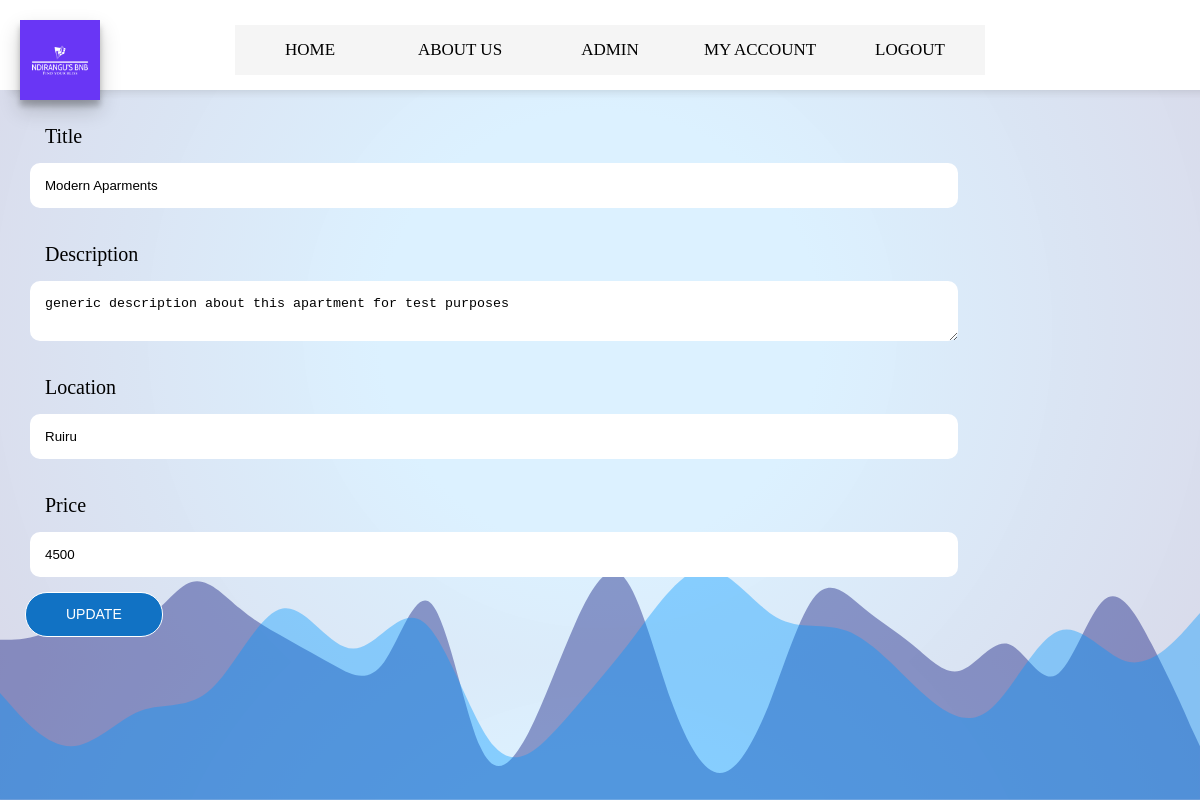
Page /admin/edit_apartment/1 (signed in) on the committed database.
### airbnb/admin.py (models this page shows, shortened)
class AdminPost(db.Model):
    id = db.Column(db.Integer, primary_key=True)
    title = db.Column(db.String(100), nullable=False)
    description = db.Column(db.Text, nullable=False)
    location = db.Column(db.String(255), nullable=False)
    price = db.Column(db.String(20), nullable=False)
    category = db.Column(db.String(50), nullable=False)
    picture_1 = db.Column(db.String(20), nullable=False, default='default.jpg')
    picture_2 = db.Column(db.String(20), nullable=False, default='default.jpg')
    picture_3 = db.Column(db.String(20), nullable=False, default='default.jpg')
    admin_id = db.Column(db.Integer, db.ForeignKey('admin.id'), nullable=False)

### airbnb/routes.py (the view)
@app.route('/admin/edit_apartment/<int:apartment_id>', methods=['GET', 'POST'])
@login_required
def edit_apartment(apartment_id):
    apartment = AdminPost.query.get_or_404(apartment_id)
    form = AdminPostForm()
    if form.validate_on_submit():
        apartment.title = form.title.data
        apartment.description = form.description.data
        apartment.location = form.location.data
        apartment.price = form.price.data
        db.session.commit()
        flash('Apartment has been updated successfully', 'success')
        return redirect(url_for('admin'))
    elif request.method == 'GET':
        form.title.data = apartment.title
        form.description.data = apartment.description
        form.location.data = apartment.location
        form.price.data = apartment.price
    return render_template('edit_apartment.html', title='Edit Apartment', form=form, apartment=apartment)

### airbnb/forms.py
class AdminPostForm(FlaskForm):
    title = StringField('Title', validators=[DataRequired(), Length(max=100)])
    description = TextAreaField('Description', validators=[DataRequired()])
    location = StringField('Location', validators=[DataRequired()])
    price = StringField('Price', validators=[DataRequired()])
    category = StringField('Category', validators=[DataRequired()],render_kw={'placeholder': 'Enter category, eg: studio, one_bedroom'})
    picture_1 = FileField('Upload Image 1', validators=[FileAllowed(['jpg', 'png'])])
    picture_2 = FileField('Upload Image 2', validators=[FileAllowed(['jpg', 'png'])])
    picture_3 = FileField('Upload Image 3', validators=[FileAllowed(['jpg', 'png'])])
    submit = SubmitField('Upload')

### airbnb/models.py (called while the page is built)
@login_manager.user_loader
def load_user(user_id):
    return User.query.get(int(user_id))

### airbnb/templates/edit_apartment.html (shortened to what this page needs)
{% extends 'base.html' %}
{% block content %}
  <h1>Edit Apartment</h1>
  <form method="POST">
    <div class="form-group">
      {{ form.title.label(class="form-control-label") }}
      {{ form.title(class="form-control") }}
    </div>
    <div class="form-group">
      {{ form.description.label(class="form-control-label") }}
      {{ form.description(class="form-control") }}
    </div>
    <div class="form-group">
      {{ form.location.label(class="form-control-label") }}
      {{ form.location(class="form-control") }}
    </div>
    <div class="form-group">
      {{ form.price.label(class="form-control-label") }}
      {{ form.price(class="form-control") }}
    </div>
    <button class="btn btn-primary" type="submit">Update</button>
  </form>
{% endblock %}

### airbnb/static/utilities.css (style rules this page uses)
.book,.wish, button { cursor: pointer; outline: none; margin: 5px; }
.btn, button.outline { width: auto; height: 45px; position: relative; background: transparent; color: #000000; font-size: 14px; border-color: #1172c4; border-style: solid; border-width: 1px; border-radius: 22px; padding: 10px 40px; text-transform: uppercase; transition: all 0.2s linear; }
.btn, button.outline:hover { color: white; background: #1172c4; border-color: white; transition: all 0.2s linear; }

### airbnb/static/styles.css (style rules this page uses)
body { margin: 0; padding: 20px; background: rgb(0,153,255); background: radial-gradient(circle, rgba(0,153,255,0.1390756986388305) 32%, rgba(0,11,117,0.1474790599833683) 100%); overflow-x: auto; }

### airbnb/static/account.css (style rules this page uses)
:root { --color-white: #f3f3f3; --color-darkblue: #1b1b32; --color-darkblue-alpha: #1b1b32cc; --color-purple: #2e81c0; }
.form-control-label { padding: 15px; font-size: 20px; color: black; text-transform: capitalize; }
.form-control { padding: 15px; border: none; border-radius: 10px; -webkit-border-radius: 10px; -moz-border-radius: 10px; -ms-border-radius: 10px; -o-border-radius: 10px; }
.form-group { padding:10px; display: flex; flex-direction: column; width: 80%; }

### rows in the picture
AdminPost: title "Modern Aparments", description "generic description about this apartment for test purposes", location "Ruiru", price "4500"
